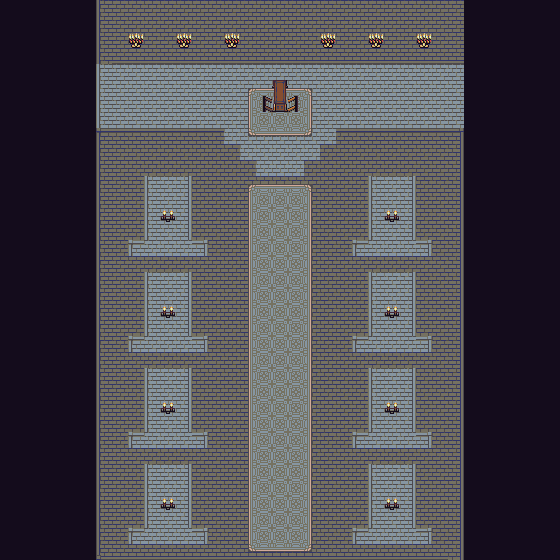

This is a level from a 2D game, rendered from its Tiled map with the project's own tilesets. A one-line summary and the map file follow, with tile-layer data summarised:
An orthogonal 35x35 tile map with 16x16 px tiles, 4 tile layers (Tile Layer 1, Tile Layer 4, Tile Layer 2, Tile Layer 3), 2 tilesets.

<map version="1.8" tiledversion="1.8.4" orientation="orthogonal" renderorder="right-down" width="35" height="35" tilewidth="16" tileheight="16" infinite="0" nextlayerid="5" nextobjectid="1">
 <tileset firstgid="1" source="duckquest_tileset_2.tsx" />
 <tileset firstgid="1657" source="Decor0.tsx" />
 <layer id="1" name="Tile Layer 1" width="35" height="35">
  <data>[1225 cells, 1225 non-empty, 16 distinct tile ids]</data>
 </layer>
 <layer id="4" name="Tile Layer 4" width="35" height="35">
  <data>[1225 cells, 20 non-empty, 9 distinct tile ids]</data>
 </layer>
 <layer id="2" name="Tile Layer 2" width="35" height="35">
  <data>[1225 cells, 294 non-empty, 17 distinct tile ids]</data>
 </layer>
 <layer id="3" name="Tile Layer 3" width="35" height="35">
  <data>[1225 cells, 224 non-empty, 3 distinct tile ids]</data>
 </layer>
</map>
